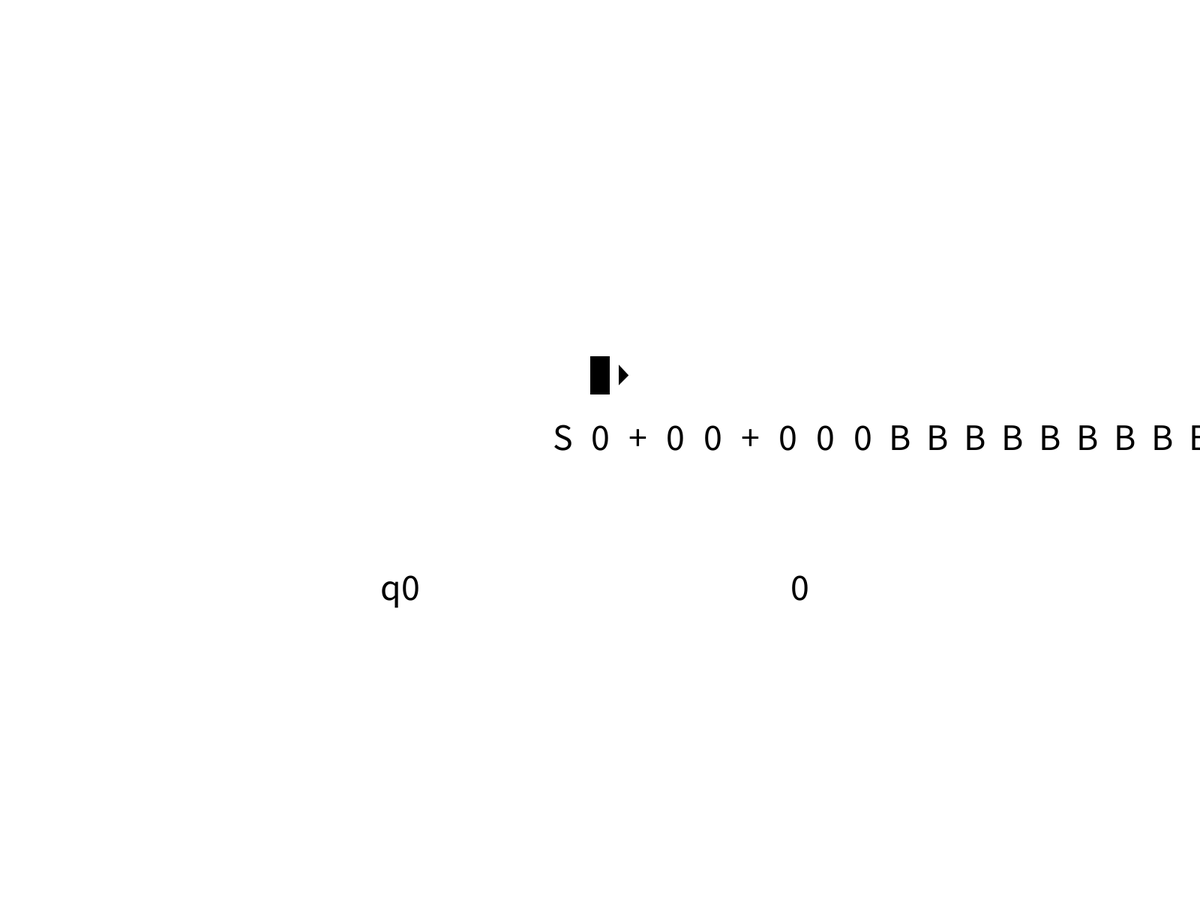
Frame 1 (no input)
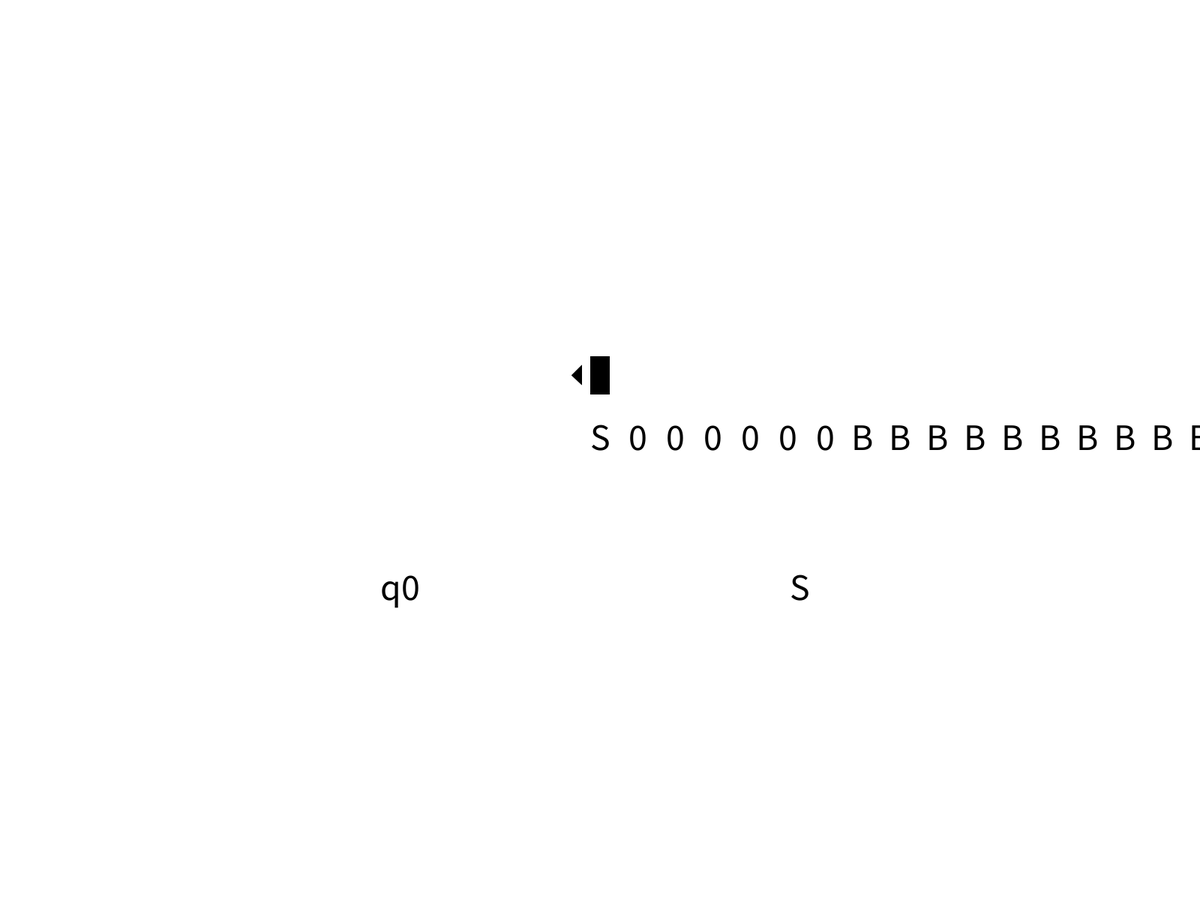
Frame 60 (the mouse pressed at the canvas centre just before this capture)
Frame 120 (the mouse held since frame 60 and released just before this capture): identical to frame 60, image omitted

The Processing sketch that drew these frames (run headless with seeded random() and noise(); from frame 60 on, the mouse is pressed at the canvas centre):

// Processing sketch: TM_SumSum
// ── TM_SumSum.pde
String Q[] = {"q0", "q1", "q2"};
//char T[] = {'0', '+', '-', '*', '/', '(', ')', 'X'};
char B = 'B';
//char S[] = {'0', '+', '-', '*', '/', '(', ')', 'B'};
char T[] = {'0', 'X', '+'};
char S[] = {'0', 'c', B};
String I = "q0";
String F = "q3";
String tape = "S0+00+000";
boolean headRight = true;
int headPos = 1;
int tSize = 50;
String currState = I;
boolean halt = false;

void setup() {
  fullScreen();
  textSize(tSize);
  rectMode(CENTER);
  textAlign(CENTER);
  for (int i = 0; i < 100; i++) {
    tape += B;
  }
}

void draw() {
  background(255);
  delay(100);
  
  for (int i = 0; i < tape.length(); i++) {
    fill(0);
    text(tape.charAt(i), tSize*(i-headPos) + width/2, height/2);
  }
  
  rect(width/2, height/2 - tSize*2, tSize/2, tSize);
  if (headRight) {
    triangle(width/2 + tSize/2, height/2 - tSize*1.75, width/2 + tSize/2, height/2 - tSize*2.25, width/2 + tSize*0.75, height/2 - tSize*2);
  } else {
    triangle(width/2 - tSize/2, height/2 - tSize*1.75, width/2 - tSize/2, height/2 - tSize*2.25, width/2 - tSize*0.75, height/2 - tSize*2);
  }
  
  text(currState, width/3, 2*height/3);
  text(tape.charAt(headPos), 2*width/3, 2*height/3);
  
  if (!delta()) {
    if (headRight) headPos++; else headPos--;
  }
}

boolean delta() {
  //if (currState == "q0" && tape.charAt(headPos) == '0') command("q1", 'X', true);
  //else if (currState == "q1" && tape.charAt(headPos) == B) command("q2", '0', false);
  //else if (currState == "q2" && tape.charAt(headPos) == 'X') command("q0", 'X', true);
  //else if (currState == "q2" && tape.charAt(headPos) == 'S') command("q0", 'S', true);
  //else if (currState == "q3" && tape.charAt(headPos) == '0') halt = true;
  
  if (currState == "q0" && tape.charAt(headPos) == '+') command("q1", '0', true);
  else if (currState == "q0" && tape.charAt(headPos) == 'S') return true;
  else if (currState == "q1" && tape.charAt(headPos) == 'B') command("q2", B, false);
  else if (currState == "q2" && tape.charAt(headPos) == '0') command("q0", B, false);
  return false;
}

void command(String nState, char toWrite, boolean hR) {
  currState = nState;
  String nTape = tape.substring(0,headPos) + toWrite + tape.substring(headPos+1);
  tape = nTape;
  if (hR) headRight = true; else headRight = false;
}
